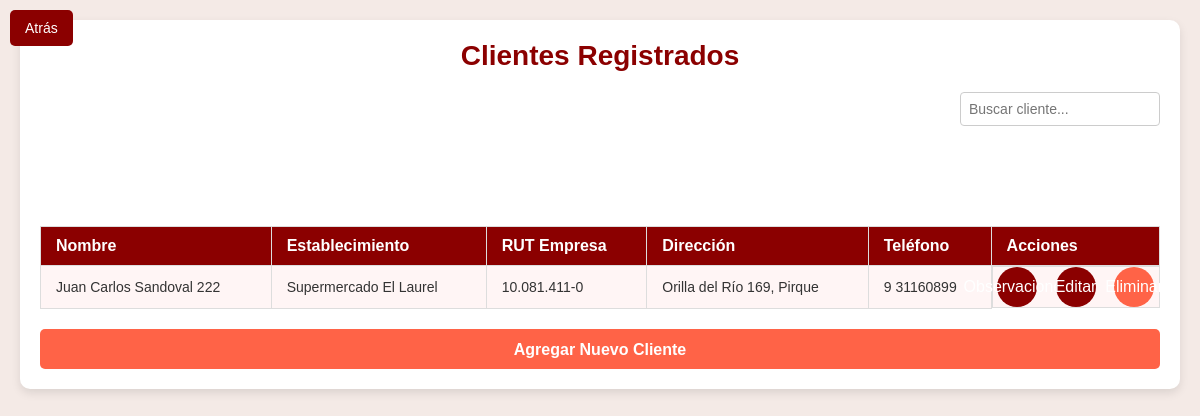
/ingresar-venta/, run on the app's committed database.
### usuarios/models.py (models this page shows, shortened)
class Cliente(models.Model):
    nombre              = models.CharField(max_length=100)
    establecimiento     = models.CharField(max_length=100)
    rut_empresa         = models.CharField(max_length=20, unique=True)
    direccion           = models.TextField(null=True, blank=True)
    telefono            = models.CharField(max_length=20, null=True, blank=True)
    fecha_registro      = models.DateTimeField(auto_now_add=True)
    deuda               = models.PositiveIntegerField(default=0)

### usuarios/views.py (the view)
# urls.py: path('ingresar-venta/', ingresar_venta_view, name='ingresar-venta'),
def ingresar_venta_view(request):
    query = request.GET.get('search', '')
    clientes = Cliente.objects.filter(nombre__icontains=query)
    return render(request, 'usuarios/ingresar_venta.html', {'clientes': clientes})

### usuarios/templates/usuarios/ingresar_venta.html (shortened to what this page needs)
{% load static %}
<!DOCTYPE html>
<html lang="es">
<head>
    <link rel="stylesheet" href="{% static 'css/styles-listar-clientes.css' %}">
</head>
<body>
    <div class="container">
        <button class="btn-back" onclick="history.back()">Atrás</button>
        <h1 class="page-title">Clientes Registrados</h1>
        <table class="table">
            <div class="search-container">
                <input type="text" id="filtro" placeholder="Buscar cliente..." onkeyup="filtrarTabla()">
            </div>
            <thead>
                <tr>
                    <th>Nombre</th>
                    <th>Establecimiento</th>
                    <th>RUT Empresa</th>
                    <th>Dirección</th>
                    <th>Teléfono</th>
                    <th>Acciones</th>
                </tr>
            </thead>
            <tbody>
                {% for cliente in clientes %}
                    <tr onclick="redirigirAVenta('{{ cliente.id }}')" style="cursor: pointer;">
                        <td>{{ cliente.nombre }}</td>
                        <td>{{ cliente.establecimiento }}</td>
                        <td>{{ cliente.rut_empresa }}</td>
                        <td>{{ cliente.direccion }}</td>
                        <td>{{ cliente.telefono }}</td>
                        <td>
                            <a href="" class="btn btn-primary">Observaciones</a>
                            <a href="" class="btn btn-primary">Editar</a>
                            <a href="javascript:void(0);" class="btn btn-danger eliminar-cliente" data-id="{{ cliente.id }}">Eliminar</a>
                        </td>
                    </tr>
                {% empty %}
                    <tr>
                        <td colspan="7">No hay clientes registrados.</td>
                    </tr>
                {% endfor %}
            </tbody>
        </table>
        <a href="{% url 'crear-cliente' %}" class="btn btn-success">Agregar Nuevo Cliente</a>
    </div>
</body>
</html>

### usuarios/static/css/styles-listar-clientes.css (style rules this page uses)
* { margin: 0; padding: 0; box-sizing: border-box; }
body { font-family: 'Montserrat', sans-serif; background-color: #f4eae6; display: flex; justify-content: center; align-items: flex-start; height: 100vh; padding: 20px; overflow-x: hidden; }
.container { width: 100%; background-color: white; border-radius: 10px; box-shadow: 0 4px 10px rgba(0, 0, 0, 0.1); overflow: hidden; padding: 20px; }
.page-title { font-size: 28px; font-weight: bold; color: #8b0000; text-align: center; margin-bottom: 20px; }
table { width: 100%; border-collapse: collapse; margin-top: 100px; table-layout: auto; }
th, td { padding: 10px 15px; text-align: left; border: 1px solid #ddd; }
th { background-color: #8b0000; color: white; font-size: 16px; }
td { font-size: 14px; color: #333; background-color: #fff5f5; }
a { text-decoration: none; font-size: 14px; padding: 6px 12px; border-radius: 5px; display: inline-block; transition: background 0.3s ease, transform 0.2s ease; }
td:last-child { display: flex; justify-content: space-around; align-items: center; gap: 10px; padding: 0; }
a.btn-primary { background-color: #8b0000; color: white; }
a.btn-danger { background-color: #ff6347; color: white; }
a.btn-success { background-color: #ff6347; color: white; padding: 12px 20px; font-weight: bold; display: block; width: 100%; margin-top: 20px; border-radius: 5px; transition: background 0.3s ease, transform 0.2s ease; }
.btn-back { position: absolute; top: 10px; left: 10px; background-color: #8b0000; color: white; border: none; border-radius: 5px; padding: 10px 15px; font-size: 14px; cursor: pointer; transition: background 0.3s ease, transform 0.2s ease; }
.search-container { margin-bottom: 20px; text-align: right; }
#filtro { padding: 8px; font-size: 14px; width: 200px; border: 1px solid #ccc; border-radius: 4px; }
.btn-danger { background-color: #dc3545; color: white; border: none; padding: 10px 20px; font-size: 16px; cursor: pointer; border-radius: 5px; }
.btn { display: inline-flex; align-items: center; justify-content: center; width: 40px; height: 40px; border-radius: 50%; text-align: center; font-size: 16px; color: #fff; text-decoration: none; transition: background-color 0.3s ease, transform 0.2s ease; }
.btn-primary { background-color: #007bff; }
.btn-danger { background-color: #dc3545; }

### data on the page
Cliente: nombre "Juan Carlos Sandoval 222", establecimiento "Supermercado El Laurel", rut_empresa "10.081.411-0", direccion "Orilla del Río 169, Pirque", telefono "9 31160899"
